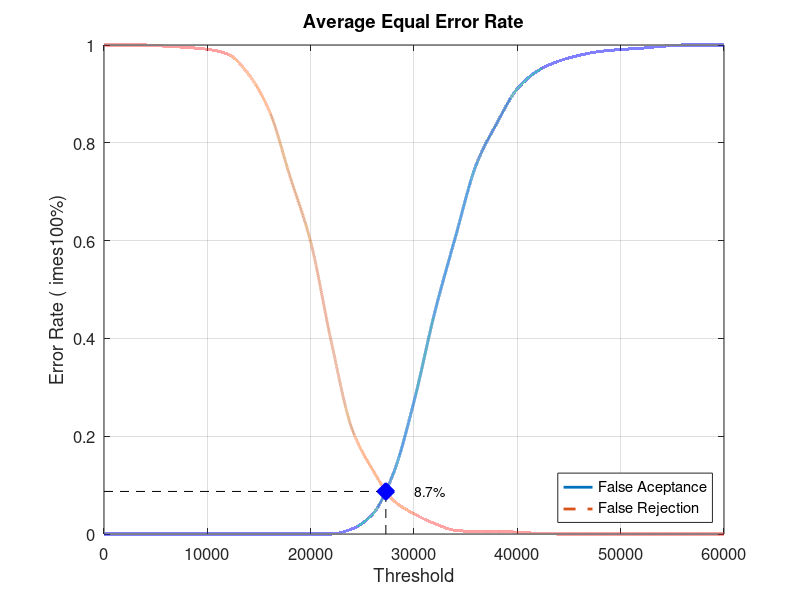
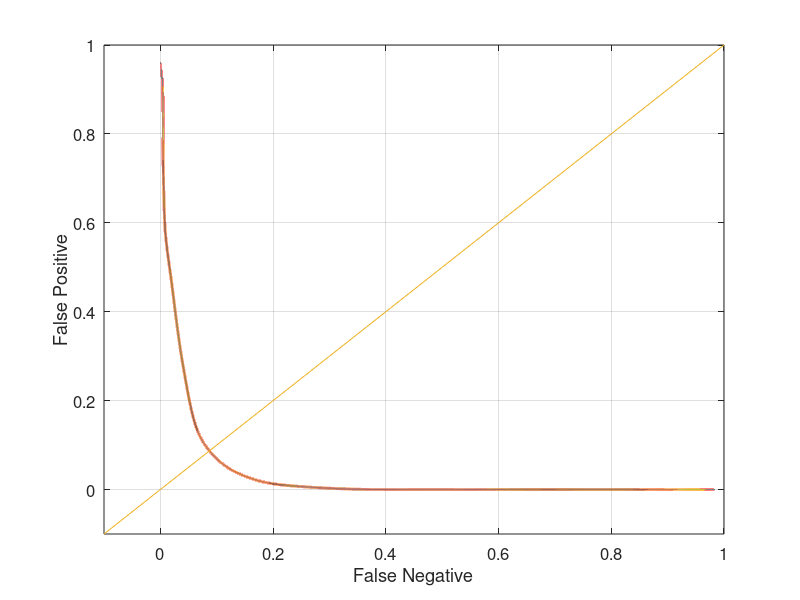

MATLAB code for these plots, in order:
close all;
clear;
clc;
x = 0:2000:60000;
xq = 0:0.5:60000;

y0 = [0 0 0 0 0 0 0 0 0 0 0 0 0.0105263 0.0407895 0.123684 0.271053 0.452632 0.606579 0.753947 0.839474 0.910526 0.947368 0.967105 0.978947 0.986842 0.990789 0.993421 0.997368 1 1 1]
yy0 = interp1(x, y0, xq, 'pchip');
y1 = [1 1 1 0.9975 0.995 0.99125 0.98125 0.94 0.865 0.73125 0.5975 0.3925 0.215 0.13125 0.06875 0.04125 0.02125 0.0075 0.005 0.005 0.00375 0.00125 0 0 0 0 0 0 0 0 0]
yy1 = interp1(x, y1, xq, 'pchip');

% Calculating EER: 
y2 = abs(y0 - y1);
find(y2 == min(y2))
yy2 = abs(yy0 - yy1);
xEER = find(yy2 == min(yy2));
xEERIndex = xq(xEER) % X-axis EER
yEER = yy0(xEER) % Y-axis EER

main = figure
plot(xq, yy0,'-','LineWidth', 2);	hold on
plot(xq, yy1,'--','LineWidth', 2);	hold on
plot([xEERIndex xEERIndex], [0 yEER], 'k--');	hold on
plot([0 xEERIndex], [yEER yEER], 'k--');	hold on
plot(xEERIndex, yEER, 'bx', 'LineWidth', 10);	hold on
text(xEERIndex + 10 * xEERIndex / 100, yEER, [num2str(round((10000 * yEER)) / 100) '%'])
legend('False Aceptance', 'False Rejection', 'Location', 'SouthEast')
xlabel('Threshold')
ylabel('Error Rate (	imes100%)')
title('Average Equal Error Rate')
set(gca, 'FontSize', 12)
axis([0 60000 0 1])
grid on

print(main, 'Experiment3AverageMain', '-dpng');
FNRxFPR = figure('Color', [1 1 1]);
plot(yy1, yy0, '-', yy1, yy0, 'LineWidth', 2);
hold on
y = -0.1:0.1:1
plot(y, y); 
set(gca, 'FontSize', 12)
xlabel('False Negative')
ylabel('False Positive')
axis([-0.1 1 -0.1 1])
set(gca, 'FontSize', 12)
grid on

print(FNRxFPR, 'Experiment3AverageFNRxFPR','-dpng');
